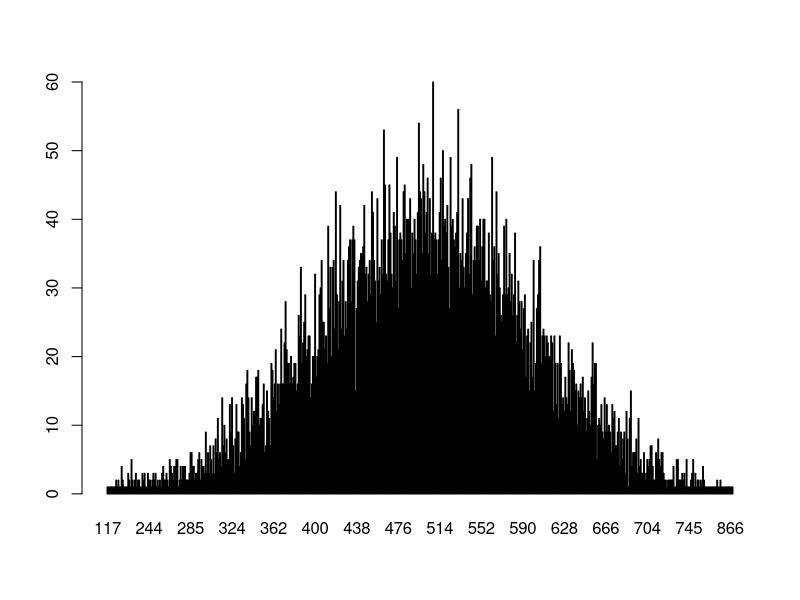

The R source for this figure:
# Primeiro Programa em R
# • Em apenas três linhas de código, seu primeiro programa R irá gerar 10.000 números
# • Em uma distribuição aleatória, organizá-los com base na frequência e criar um gráfico de barras sofisticado.

n <- floor(rnorm(10000, 500, 100))
t <- table(n)
barplot(t) 

# A primeira linha de código criou uma distribuição aleatória normal de 10.000 elementos, com a média de 500, com intervalo padrão de 100, arredondou para baixo e atribuiu à variável n.

# Sintaxe Básica
minhaString <- "Olá Mundo!"
print (minhaString)

# Sem ponto e vírgula
# Atribuição é uma seta para a esquerda (também pode ser usado o sinal de igual, mas é menos popular).

# TIPOS DE DADOS
# • Vetores;
# • Listas;
# • Matrizes;
# • Arrays;
# • Factors;
# • Data Frames.

# Vetores Atômicos

# • Lógico → TRUE, FALSE
v <- TRUE
print(class(v))

# • Numérico → 12.3, 5, 999
v <- 23.5
print(class(v))

# • Inteiro → 2L, 34, 0L
v <- 2L
print(class(v))

# • Complexo → 3 + 2i
v <- 2 + 5i
print(class(v))

# • Caractere → 'a', "bom", "TRUE", '23.4'
v <- "TRUE"
print(class(v))

# • Raw → 'Olá' é armazenado como 4f 6c c3 a1 
v <- charToRaw("Olá")
print(class(v))
